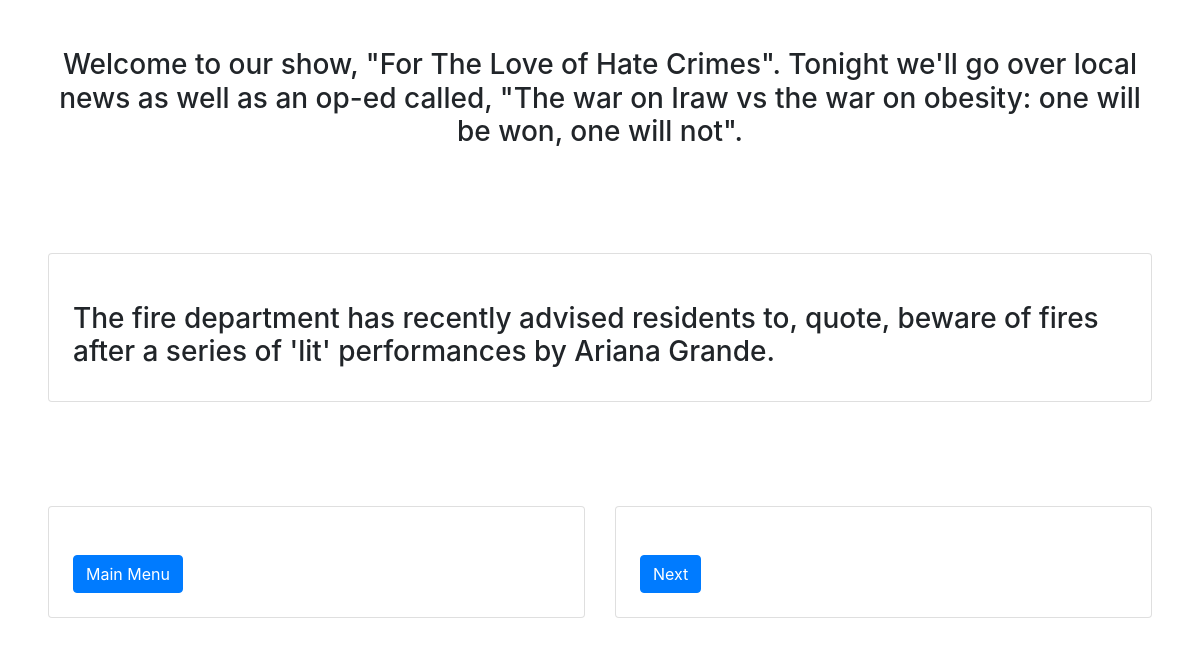
The app's page /game/3/headlines/ with its own data.
### game/models.py (models this page shows, shortened)
class Intro(models.Model):
    intro = models.TextField(max_length=5000)
    created = models.DateTimeField(auto_now_add=True)

class Headline(models.Model):
    category = models.ForeignKey(Category, on_delete=models.PROTECT)
    headline = models.TextField(max_length=5000)
    created = models.DateTimeField(auto_now_add=True)
    def __str__(self):
        return self.headline

### game/views.py (the view)
# urls.py: re_path(r"(?P<category>\d+)/headlines/$",views.Headlines.as_view(),name="headlines"), #(?P<pk>\d+)
class Headlines(generic.ListView):
    model = Headline
    template_name = "prompter.html"
    def get_context_data(self, **kwargs):
        context = super().get_context_data(**kwargs)
        print("Category:",self.kwargs.get('category'))
        if int(self.kwargs.get('category')) == 3:
            self.headline = Headline.objects.order_by('?').all()[0]
        else:
            self.headline = Headline.objects.filter(category=self.kwargs.get('category')).order_by('?').all()[0]
        self.intro = Intro.objects.order_by('?').values('intro')[0]
        context['headline'] = self.headline
        context['intro'] = self.intro
        context['category'] = self.kwargs.get('category')
        return context

### game/templates/prompter.html (shortened to what this page needs)
<html>
    <link rel="stylesheet" href="https://cdn.jsdelivr.net/npm/bootstrap@4.3.1/dist/css/bootstrap.min.css">
    <head>
    </head>
    <body>
        <div class="text-center p-5">
            <h3 class="heading">{{intro.intro}}</h3>
        </div>
        <div class="row p-5">
            <div class="col-md">
                <div class="card p-4 mb-2">
                    <div class="mt-4">
                        <h3 class="heading">{{headline}}</h3>
                    </div>
                </div>
            </div>
        </div>
        <div class="row p-5">
            <div class="col-md">
                <div class="card p-4 mb-2">
                    <div class="mt-4">
                        <a href="/game/categories">
                            <button class = "btn btn-primary">Main Menu</button>
                        </a>
                    </div>
                </div>
            </div>
            <div class="col-md">
                <div class="card p-4 mb-2">
                    <div class="mt-4">
                        <a href="/game/{{category}}/headlines/">
                            <button class = "btn btn-primary" onclick="playAudio()">Next</button>
                        </a>
                    </div>
                </div>
            </div>
    </body>
</html>

### records on screen
Intro: intro "Welcome to our show, \"For The Love of Hate Crimes\". Tonight we'll go over local news as well as an op-ed called, \"The war on Iraw vs the war on obesity: one will be won, one will not\"."
Headline: headline "The fire department has recently advised residents to, quote, beware of fires after a series of 'lit' performances by Ariana Grande."
